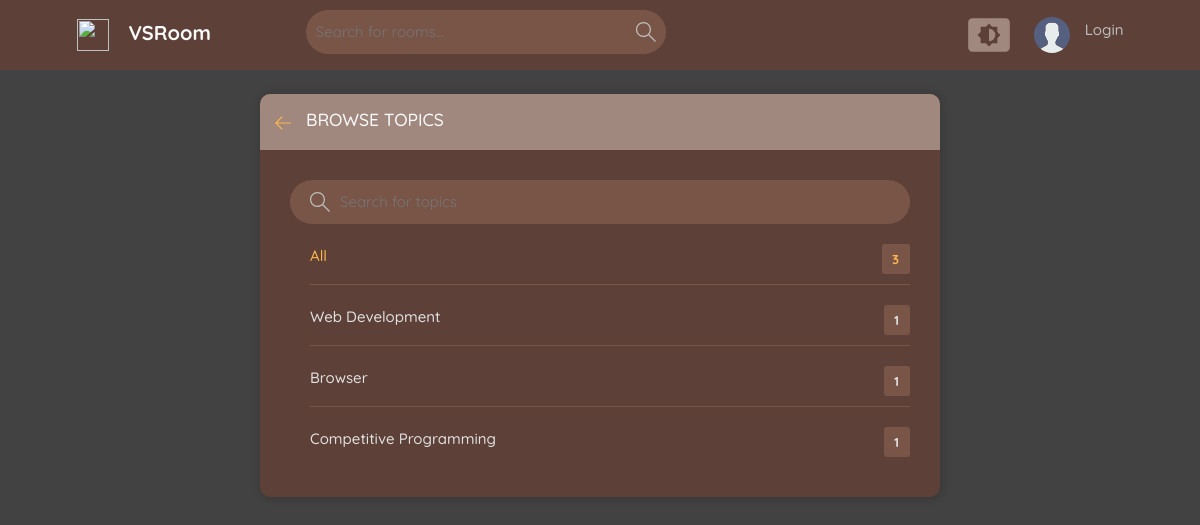
/topics/, run on an earlier commit of the app's database.
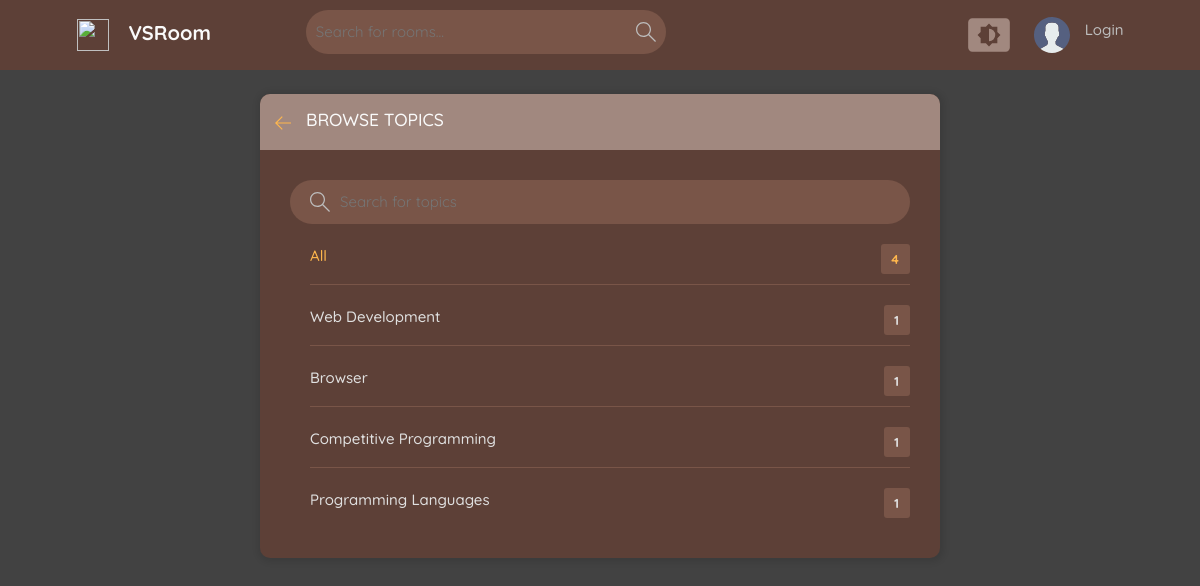
And on a later commit of the database.
### base/models.py (models this page shows, shortened)
class Topic(models.Model):
    name = models.CharField(max_length=200)

### base/views.py (the view)
# urls.py: path('topics/', views.topicsPage, name='topics'),
def topicsPage(request):
    q = request.GET.get('q') if request.GET.get('q') != None else ''
    topics = Topic.objects.filter(name__icontains=q)
    return render (request, 'base/topics.html', {"topics": topics})

### base/templates/base/topics.html (shortened to what this page needs)
{% extends 'base/main.html' %}
{% block text %}
<main class="create-room layout">
  <div class="container">
    <div class="layout__box">
      <div class="layout__boxHeader">
        <div class="layout__boxTitle">
          <a href="{% url 'home' %}">
            <svg version="1.1" xmlns="http://www.w3.org/2000/svg" width="32" height="32" viewBox="0 0 32 32">
              <title>arrow-left</title>
              <path
                d="M13.723 2.286l-13.723 13.714 13.719 13.714 1.616-1.611-10.96-10.96h27.625v-2.286h-27.625l10.965-10.965-1.616-1.607z">
              </path>
            </svg>
          </a>
          <h3>Browse Topics</h3>
        </div>
      </div>
      <div class="topics-page layout__body">
        <form action="" class="header__search">
          <label>
            <input name="q" placeholder="Search for topics" />
          </label>
        </form>
        <ul class="topics__list">
          <li>
            <a href="{% url 'topics' %}" class="active">
              All
              <span class="topic-count Browse">{{topics.count}}</span>
            </a>
          </li>
          {% for topic in topics %}
          <li>
            <a href="{% url 'home' %}?q={{topic.name}}" class="">
              {{topic.name}}
              <span class="topic-count Browse">{{topic.room_set.all.count}}</span>
            </a>
          </li>
          {% endfor %}
        </ul>
      </div>
    </div>
  </div>
</main>
{% endblock text %}

### base/templates/base/main.html (shortened to what this page needs)
<!DOCTYPE html>
{% load static %}
<html lang="en">
<head>
  <link href="https://cdn.jsdelivr.net/npm/bootstrap@5.3.3/dist/css/bootstrap.min.css" rel="stylesheet"
>
  <link rel="stylesheet" href="{% static 'styles/style.css' %}" />
</head>
<body>
  {% include 'base/nav.html' %}
  {% block text %}
  {% endblock %}
</body>
</html>

### base/templates/base/nav.html (shortened to what this page needs)
{% load static %}
<header class="header header--loggedIn">
  <div class="container">
    <a href="{% url 'home' %}" class="header__logo">
      <img src="{% static 'Images/poetry.png' %}" />
      <h1>VSRoom</h1>
    </a>
    <form class="header__search" method="GET" action="{% url 'home' %}">
      <label>
        <input name="q" placeholder="Search for rooms..." />
      </label>
    </form>
    <nav class="header__menu">
      <div class="dropdown-container">
        <div class="color-theme-menu">
        </div>
      </div>
      {% if request.user.is_authenticated %}
      <div class="header__user">
        <a href="{% url 'user-profile' request.user.id %}">
          <div class="avatar avatar--medium active">
            <img src="{{request.user.avatar.url}}" />
          </div>
          <p>{{request.user.name}}<span>{{request.user.username}}</span></p>
        </a>
        <button class="dropdown-button">
          <svg version="1.1" xmlns="http://www.w3.org/2000/svg" width="32" height="32" viewBox="0 0 32 32">
            <title>chevron-down</title>
            <path d="M16 21l-13-13h-3l16 16 16-16h-3l-13 13z"></path>
          </svg>
        </button>
      </div>
      {% else %}
      <a href="{% url 'login' %}">
        <img src="{% static 'Images/avatar.svg' %}" />
        <p>Login</p>
      </a>
      {% endif %}
    </nav>
  </div>
</header>

### static/styles/style.css (style rules this page uses)
:root { --color-main : #ffb74d; --color-main-light : #fff3e0; --color-dark : #5d4037; --color-dark-medium : #795548; --color-dark-light : #a1887f; --color-light : #fafafa; --color-gray : #bdbdbd; --color-light-gray : #e0e0e0; --color-bg : #424242; --color-success : #66bb6a; --color-error : #e57373; --opacity-white-8 : hsl(0 calc(1*0%) 100% /0.0784313725490196); --opacity-white-8-hsl: 0 calc(var(--saturation-factor, 1)* 0%) 100%; }
* { font-family: "Quicksand", "DM Sans", -apple-system, BlinkMacSystemFont, "Segoe UI", Roboto, Oxygen, Ubuntu, Cantarell, "Open Sans", "Helvetica Neue", sans-serif; margin : 0; padding : 0; box-sizing : border-box; text-rendering: optimizeLegibility; font-size : inherit; }
html { font-size: 56.25%; }
@media only screen and (min-width: 1200px) { html { font-size: 62.5%; } }
body { line-height : 1.6; font-weight : 400; font-size : 1.5rem; color : var(--color-light-gray); background-color: var(--color-bg); min-height : 100vh; }
img { width: 100%; }
a { display : inline-block; color : var(--color-main); text-decoration: none; }
.container { max-width: 120rem; width : 90%; margin : auto; position : relative; }
.header { padding : 1rem; background-color: var(--color-dark); }
.header>.container { display: flex; gap : 9.5rem; }
.header__logo, .header__user { display : flex; gap : 2rem; align-items: center; }
.header__logo>img { height: 3.2rem; width : 3.2rem; }
.header__logo>h1 { font-weight: 700; font-size : 2rem; color : var(--color-light); }
.header__search>label { background-color: var(--color-dark-medium); padding : 1rem; display : flex; align-items : center; gap : 1rem; border-radius : 4rem; }
.header__search svg { fill : var(--color-gray); width : 2rem; height : 2rem; margin-left: 1rem; }
.header__search input { width : 30rem; background: transparent; border : none; outline : none; color : var(--color-light); }
.header__menu { margin-left: auto; position : relative; display : flex; column-gap : 2rem; }
.header__menu a { display : flex; gap : 1.5rem; align-items : center; font-weight : 500; text-decoration: none; color : var(--color-gray); }
.header__menu img { height: 3.6rem; }
.header__menu p { line-height: 1.2; }
.header__menu svg { width : 1.6rem; height: 1.6rem; fill : var(--color-dark-light); }
.layout { margin-top: 2.4rem; }
.layout>.container { display : flex; justify-content: space-between; align-items : flex-start; }
.layout__box { width : 90%; max-width : 48rem; min-height : 40rem; position : absolute; top : 50%; left : 50%; transform : translate(-50%, 0%); background-color: var(--color-dark); border-radius : 1rem; box-shadow : 1px 1px 6px 3px rgba(0, 0, 0, 0.1); overflow : hidden; }
.layout__boxHeader { display : flex; padding : 1.5rem; background-color: var(--color-dark-light); }
.layout__boxTitle { display : flex; gap : 1.5rem; align-items: center; }
.layout__boxTitle h3 { text-transform: uppercase; font-weight : 500; color : var(--color-light); }
.layout__boxTitle svg { width : 1.6rem; height: 1.6rem; fill : var(--color-main); }
.layout__body { margin: 3rem; }
.topics__list { list-style: none; }
.topics__list li a { display : flex; justify-content: space-between; margin-bottom : 3rem; font-weight : 500; color : var(--color-light-gray); transition : all 0.3s ease-in-out; }
.topics__list li a.active, .topics__list li a:hover { color: var(--color-main); }
.topic-count { padding : 0.5rem 1rem; background-color: var(--color-dark); border-radius : 3px; font-size : 1.3rem; font-weight : 700; letter-spacing : 1px; max-height: 3rem; }
.Browse { background-color: var(--color-dark-medium); }
.topics-page .topics__list li:not(:last-child) a { margin : 2rem 0; padding-bottom : 1rem; text-decoration: none; border-bottom : 1px solid var(--color-dark-medium); }
.topics-page .topics__list li:last-child a { margin : 2rem 0; padding-bottom : 1rem; text-decoration: none; border-bottom : none; }
.topics-page .header__search { display: block; }
.create-room.layout .layout__box { max-width: 68rem; }
.dropdown-container { position: relative; }
.off-screen-menu ul, li { list-style : none; text-decoration: none; padding : 0; margin : 0; }
.color-theme-menu { height : 50px; width : 50px; margin-left: auto; position : relative; }
.color-theme-menu svg { height : 50px; width : 100%; position : absolute; top : 50%; left : 50%; transform : translate(-50%, -50%); transition: .3s ease; }

What changed in the data, as far as the page shows it:
added Topic: name "Programming Languages", room_set.all.count "1"
Also different on the page:
{{ topics.count }}: "3" → "4"
